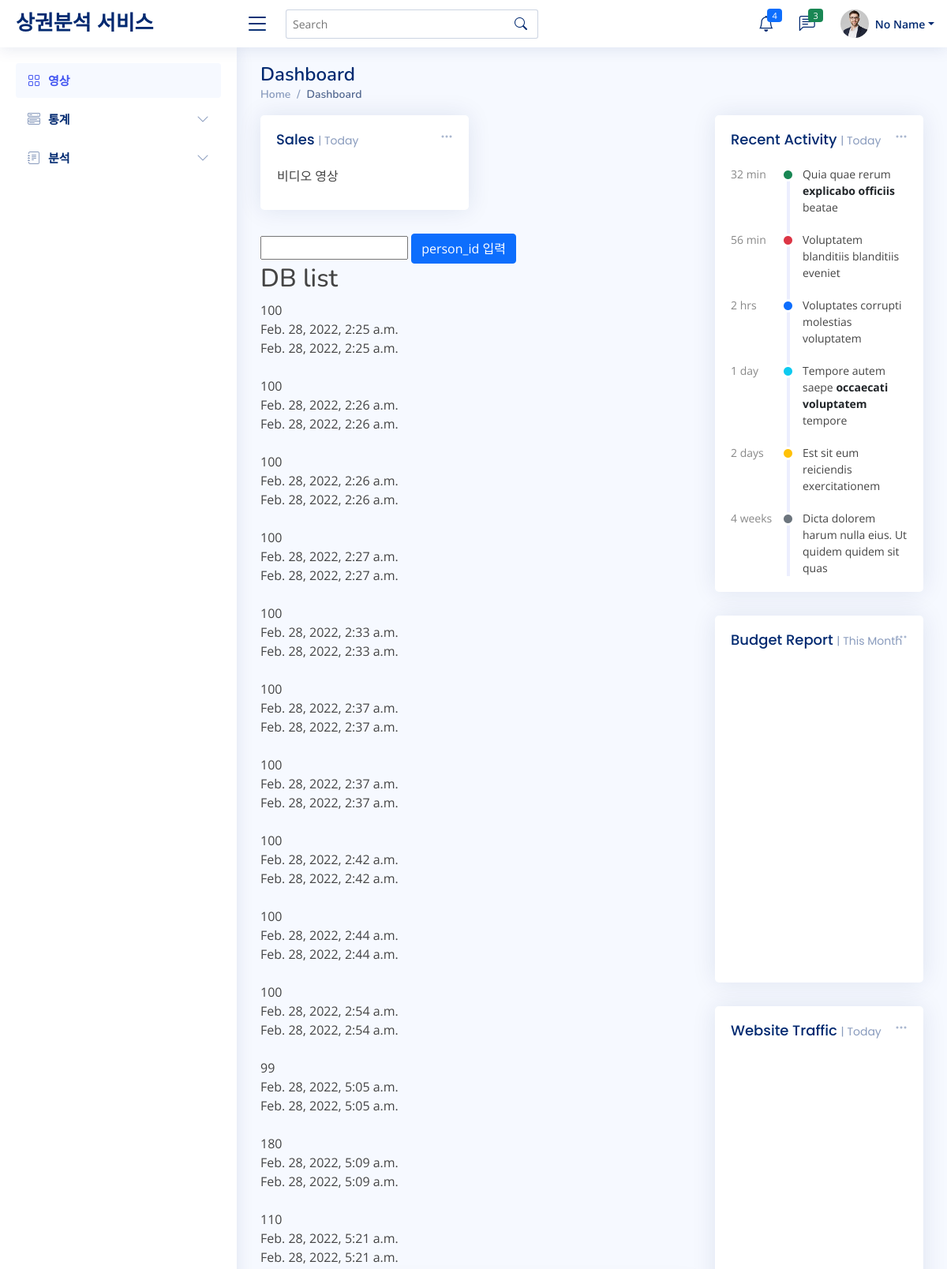
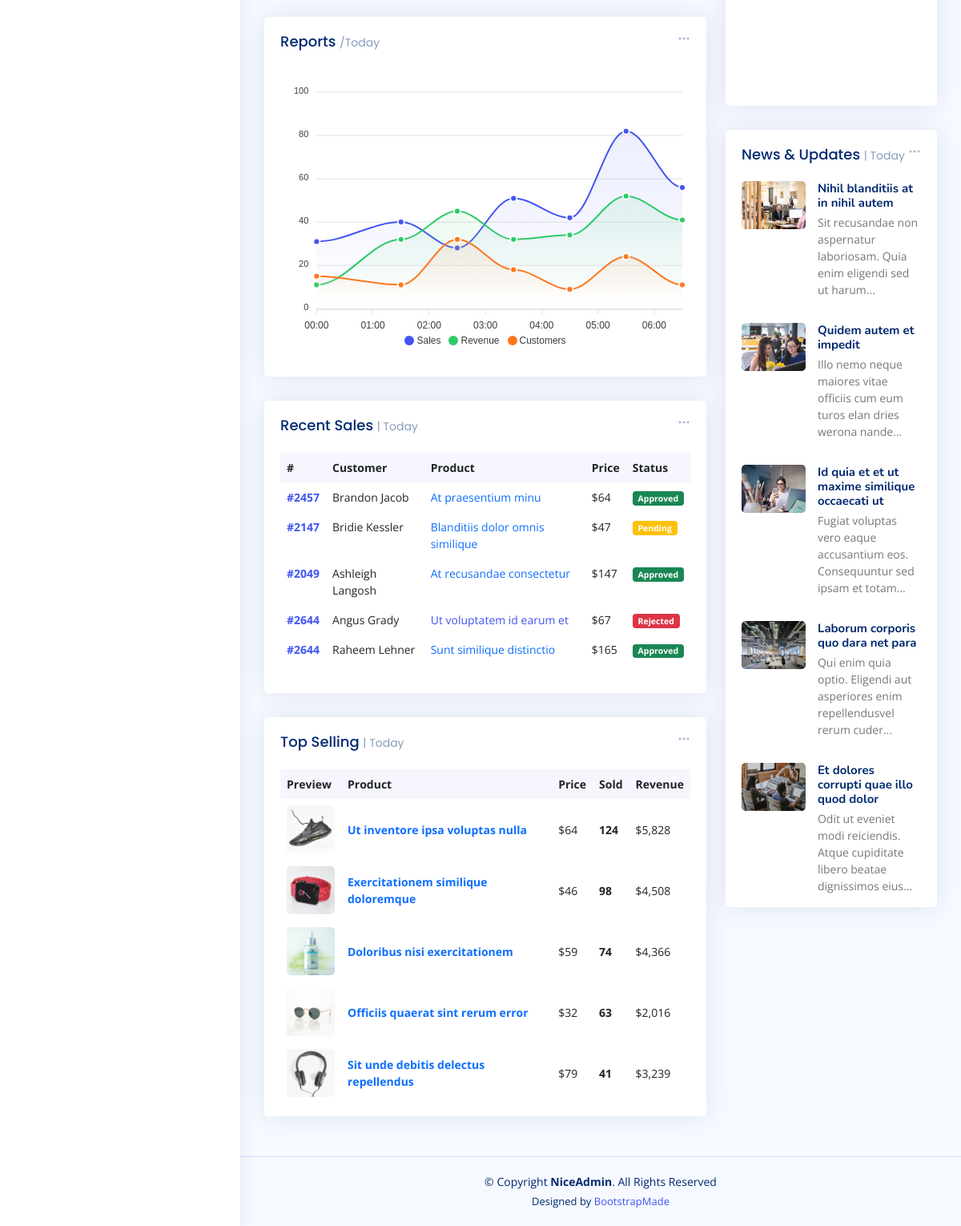
The page / on the database its author committed (2 pictures, top to bottom).
### detectme/models.py (models this page shows, shortened)
class Traffic(models.Model):
    person_id = models.IntegerField(default=-1)
    create_time = models.DateTimeField(default=django.utils.timezone.now)
    delete_time = models.DateTimeField(null=True)

### detectme/views.py (the view)
# urls.py: path('', views.db_list, name='db_list'),
def db_list(request):
    if request.method == 'POST':
        traffic_db = Traffic
        traffic_db.insertData(traffic_db, request.POST["p_id_text"])
        return redirect('db_list')
    else:
        traffic_list = Traffic.objects.all()
        return render(request, "home.html", {"traffic_list": traffic_list})

### templates/home.html (shortened to what this page needs)
{% extends "base.html" %}
{% load static %}
{% block content %}
  <main id="main" class="main">
    <div class="pagetitle">
      <h1>Dashboard</h1>
      <nav>
        <ol class="breadcrumb">
          <li class="breadcrumb-item"><a href="index.html">Home</a></li>
          <li class="breadcrumb-item active">Dashboard</li>
        </ol>
      </nav>
    </div>
    <section class="section dashboard">
      <div class="row">
        <div class="col-lg-8">
          <div class="row">
            <div class="col-xxl-4 col-md-6">
              <div class="card info-card sales-card">
                <div class="filter">
                  <a class="icon" href="#" data-bs-toggle="dropdown"><i class="bi bi-three-dots"></i></a>
                </div>
                <div class="card-body">
                  <h5 class="card-title">Sales <span>| Today</span></h5>
                  <div class="d-flex align-items-center">
                    <table>
                        <tr>
                            <td width="50%">
                                비디오 영상
                            </td>
                        </tr>
                    </table>
                  </div>
                </div>
              </div>
            </div>
            <div>
              <form method="post">
                <input type="text" name="p_id_text">
                <button type="submit" class="btn btn-primary">person_id 입력</button>
              </form>
            </div>
            <div>
              <h2>DB list</h2>
                  <div>
                    {% for i in traffic_list %}
                      <td>{{i.person_id}}</td><br>
                      <td>{{i.create_time}}</td><br>
                      <td>{{i.delete_time}}</td><br><br>
                    {% endfor %}
                  </div>
            </div>
            <div class="col-12">
              <div class="card">
                <div class="filter">
                  <a class="icon" href="#" data-bs-toggle="dropdown"><i class="bi bi-three-dots"></i></a>
                </div>
                <div class="card-body">
                  <h5 class="card-title">Reports <span>/Today</span></h5>
                  <div id="reportsChart"></div>
                </div>
              </div>
            </div>
            <div class="col-12">
              <div class="card recent-sales overflow-auto">
                <div class="filter">
                  <a class="icon" href="#" data-bs-toggle="dropdown"><i class="bi bi-three-dots"></i></a>
                </div>
                <div class="card-body">
                  <h5 class="card-title">Recent Sales <span>| Today</span></h5>
                  <table class="table table-borderless datatable">
                    <thead>
                      <tr>
                        <th scope="col">#</th>
                        <th scope="col">Customer</th>
                        <th scope="col">Product</th>
                        <th scope="col">Price</th>
                        <th scope="col">Status</th>
                      </tr>
                    </thead>
                    <tbody>
                      <tr>
                        <th scope="row"><a href="#">#2457</a></th>
                        <td>Brandon Jacob</td>
                        <td><a href="#" class="text-primary">At praesentium minu</a></td>
                        <td>$64</td>
                        <td><span class="badge bg-success">Approved</span></td>
                      </tr>
                      <tr>
                        <th scope="row"><a href="#">#2147</a></th>
                        <td>Bridie Kessler</td>
                        <td><a href="#" class="text-primary">Blanditiis dolor omnis similique</a></td>
                        <td>$47</td>
                        <td><span class="badge bg-warning">Pending</span></td>
                      </tr>
                      <tr>
                        <th scope="row"><a href="#">#2049</a></th>
                        <td>Ashleigh Langosh</td>
                        <td><a href="#" class="text-primary">At recusandae consectetur</a></td>
                        <td>$147</td>
                        <td><span class="badge bg-success">Approved</span></td>
                      </tr>
                      <tr>
                        <th scope="row"><a href="#">#2644</a></th>
                        <td>Angus Grady</td>
                        <td><a href="#" class="text-primar">Ut voluptatem id earum et</a></td>
                        <td>$67</td>
                        <td><span class="badge bg-danger">Rejected</span></td>
                      </tr>
                      <tr>
                        <th scope="row"><a href="#">#2644</a></th>
                        <td>Raheem Lehner</td>
                        <td><a href="#" class="text-primary">Sunt similique distinctio</a></td>
                        <td>$165</td>
                        <td><span class="badge bg-success">Approved</span></td>
                      </tr>
                    </tbody>
                  </table>
                </div>
              </div>
            </div>
            <div class="col-12">
              <div class="card top-selling overflow-auto">
                <div class="filter">
                  <a class="icon" href="#" data-bs-toggle="dropdown"><i class="bi bi-three-dots"></i></a>
                </div>
                <div class="card-body pb-0">
                  <h5 class="card-title">Top Selling <span>| Today</span></h5>
                  <table class="table table-borderless">
                    <thead>
                      <tr>
                        <th scope="col">Preview</th>
                        <th scope="col">Product</th>
                        <th scope="col">Price</th>
                        <th scope="col">Sold</th>
                        <th scope="col">Revenue</th>
                      </tr>
                    </thead>
                    <tbody>
                      <tr>
                        <th scope="row"><a href="#"><img src="assets/img/product-1.jpg" alt=""></a></th>
                        <td><a href="#" class="text-primary fw-bold">Ut inventore ipsa voluptas nulla</a></td>
                        <td>$64</td>
                        <td class="fw-bold">124</td>
                        <td>$5,828</td>
                      </tr>
                      <tr>
                        <th scope="row"><a href="#"><img src="assets/img/product-2.jpg" alt=""></a></th>
                        <td><a href="#" class="text-primary fw-bold">Exercitationem similique doloremque</a></td>
                        <td>$46</td>
                        <td class="fw-bold">98</td>
                        <td>$4,508</td>
                      </tr>
                      <tr>
                        <th scope="row"><a href="#"><img src="assets/img/product-3.jpg" alt=""></a></th>
                        <td><a href="#" class="text-primary fw-bold">Doloribus nisi exercitationem</a></td>
                        <td>$59</td>
                        <td class="fw-bold">74</td>
                        <td>$4,366</td>
                      </tr>
                      <tr>
                        <th scope="row"><a href="#"><img src="assets/img/product-4.jpg" alt=""></a></th>
                        <td><a href="#" class="text-primary fw-bold">Officiis quaerat sint rerum error</a></td>
                        <td>$32</td>
                        <td class="fw-bold">63</td>
                        <td>$2,016</td>
                      </tr>
                      <tr>
                        <th scope="row"><a href="#"><img src="assets/img/product-5.jpg" alt=""></a></th>
                        <td><a href="#" class="text-primary fw-bold">Sit unde debitis delectus repellendus</a></td>
                        <td>$79</td>
                        <td class="fw-bold">41</td>
                        <td>$3,239</td>
                      </tr>
                    </tbody>
                  </table>
                </div>
              </div>
            </div>
          </div>
        </div>
        <div class="col-lg-4">
          <div class="card">
            <div class="filter">
              <a class="icon" href="#" data-bs-toggle="dropdown"><i class="bi bi-three-dots"></i></a>
            </div>
            <div class="card-body">
              <h5 class="card-title">Recent Activity <span>| Today</span></h5>
              <div class="activity">
                <div class="activity-item d-flex">
                  <div class="activite-label">32 min</div>
                  <i class='bi bi-circle-fill activity-badge text-success align-self-start'></i>
                  <div class="activity-content">
                    Quia quae rerum <a href="#" class="fw-bold text-dark">explicabo officiis</a> beatae
                  </div>
                </div>
                <div class="activity-item d-flex">
                  <div class="activite-label">56 min</div>
                  <i class='bi bi-circle-fill activity-badge text-danger align-self-start'></i>
                  <div class="activity-content">
                    Voluptatem blanditiis blanditiis eveniet
                  </div>
                </div>
                <div class="activity-item d-flex">
                  <div class="activite-label">2 hrs</div>
                  <i class='bi bi-circle-fill activity-badge text-primary align-self-start'></i>
                  <div class="activity-content">
                    Voluptates corrupti molestias voluptatem
                  </div>
                </div>
                <div class="activity-item d-flex">
                  <div class="activite-label">1 day</div>
                  <i class='bi bi-circle-fill activity-badge text-info align-self-start'></i>
                  <div class="activity-content">
                    Tempore autem saepe <a href="#" class="fw-bold text-dark">occaecati voluptatem</a> tempore
                  </div>
                </div>
                <div class="activity-item d-flex">
                  <div class="activite-label">2 days</div>
                  <i class='bi bi-circle-fill activity-badge text-warning align-self-start'></i>
                  <div class="activity-content">
                    Est sit eum reiciendis exercitationem
                  </div>
                </div>
                <div class="activity-item d-flex">
                  <div class="activite-label">4 weeks</div>
                  <i class='bi bi-circle-fill activity-badge text-muted align-self-start'></i>
                  <div class="activity-content">
                    Dicta dolorem harum nulla eius. Ut quidem quidem sit quas
                  </div>
                </div>
              </div>
            </div>
          </div>
          <div class="card">
            <div class="filter">
              <a class="icon" href="#" data-bs-toggle="dropdown"><i class="bi bi-three-dots"></i></a>
            </div>
            <div class="card-body pb-0">
              <h5 class="card-title">Budget Report <span>| This Month</span></h5>
              <div id="budgetChart" style="min-height: 400px;" class="echart"></div>
            </div>
          </div>
          <div class="card">
            <div class="filter">
              <a class="icon" href="#" data-bs-toggle="dropdown"><i class="bi bi-three-dots"></i></a>
            </div>
            <div class="card-body pb-0">
              <h5 class="card-title">Website Traffic <span>| Today</span></h5>
              <div id="trafficChart" style="min-height: 400px;" class="echart"></div>
            </div>
          </div>
          <div class="card">
            <div class="filter">
              <a class="icon" href="#" data-bs-toggle="dropdown"><i class="bi bi-three-dots"></i></a>
            </div>
            <div class="card-body pb-0">
              <h5 class="card-title">News &amp; Updates <span>| Today</span></h5>
              <div class="news">
                <div class="post-item clearfix">
                  <img src="assets/img/news-1.jpg" alt="">
                  <h4><a href="#">Nihil blanditiis at in nihil autem</a></h4>
                  <p>Sit recusandae non aspernatur laboriosam. Quia enim eligendi sed ut harum...</p>
                </div>
                <div class="post-item clearfix">
                  <img src="assets/img/news-2.jpg" alt="">
                  <h4><a href="#">Quidem autem et impedit</a></h4>
                  <p>Illo nemo neque maiores vitae officiis cum eum turos elan dries werona nande...</p>
                </div>
                <div class="post-item clearfix">
                  <img src="assets/img/news-3.jpg" alt="">
                  <h4><a href="#">Id quia et et ut maxime similique occaecati ut</a></h4>
                  <p>Fugiat voluptas vero eaque accusantium eos. Consequuntur sed ipsam et totam...</p>
                </div>
                <div class="post-item clearfix">
                  <img src="assets/img/news-4.jpg" alt="">
                  <h4><a href="#">Laborum corporis quo dara net para</a></h4>
                  <p>Qui enim quia optio. Eligendi aut asperiores enim repellendusvel rerum cuder...</p>
                </div>
                <div class="post-item clearfix">
                  <img src="assets/img/news-5.jpg" alt="">
                  <h4><a href="#">Et dolores corrupti quae illo quod dolor</a></h4>
                  <p>Odit ut eveniet modi reiciendis. Atque cupiditate libero beatae dignissimos eius...</p>
                </div>
              </div>
            </div>
          </div>
        </div>
      </div>
    </section>
  </main>
{% endblock content %}

### rows shown on the page
Traffic: person_id "100", create_time "Feb. 28, 2022, 2:25 a.m.", delete_time "Feb. 28, 2022, 2:25 a.m."
Traffic: person_id "100", create_time "Feb. 28, 2022, 2:26 a.m.", delete_time "Feb. 28, 2022, 2:26 a.m."
Traffic: person_id "100", create_time "Feb. 28, 2022, 2:26 a.m.", delete_time "Feb. 28, 2022, 2:26 a.m."
Traffic: person_id "100", create_time "Feb. 28, 2022, 2:27 a.m.", delete_time "Feb. 28, 2022, 2:27 a.m."
Traffic: person_id "100", create_time "Feb. 28, 2022, 2:33 a.m.", delete_time "Feb. 28, 2022, 2:33 a.m."
Traffic: person_id "100", create_time "Feb. 28, 2022, 2:37 a.m.", delete_time "Feb. 28, 2022, 2:37 a.m."
Traffic: person_id "100", create_time "Feb. 28, 2022, 2:37 a.m.", delete_time "Feb. 28, 2022, 2:37 a.m."
Traffic: person_id "100", create_time "Feb. 28, 2022, 2:42 a.m.", delete_time "Feb. 28, 2022, 2:42 a.m."
Traffic: person_id "100", create_time "Feb. 28, 2022, 2:44 a.m.", delete_time "Feb. 28, 2022, 2:44 a.m."
Traffic: person_id "100", create_time "Feb. 28, 2022, 2:54 a.m.", delete_time "Feb. 28, 2022, 2:54 a.m."
Traffic: person_id "99", create_time "Feb. 28, 2022, 5:05 a.m.", delete_time "Feb. 28, 2022, 5:05 a.m."
Traffic: person_id "180", create_time "Feb. 28, 2022, 5:09 a.m.", delete_time "Feb. 28, 2022, 5:09 a.m."
Traffic: person_id "110", create_time "Feb. 28, 2022, 5:21 a.m.", delete_time "Feb. 28, 2022, 5:21 a.m."
